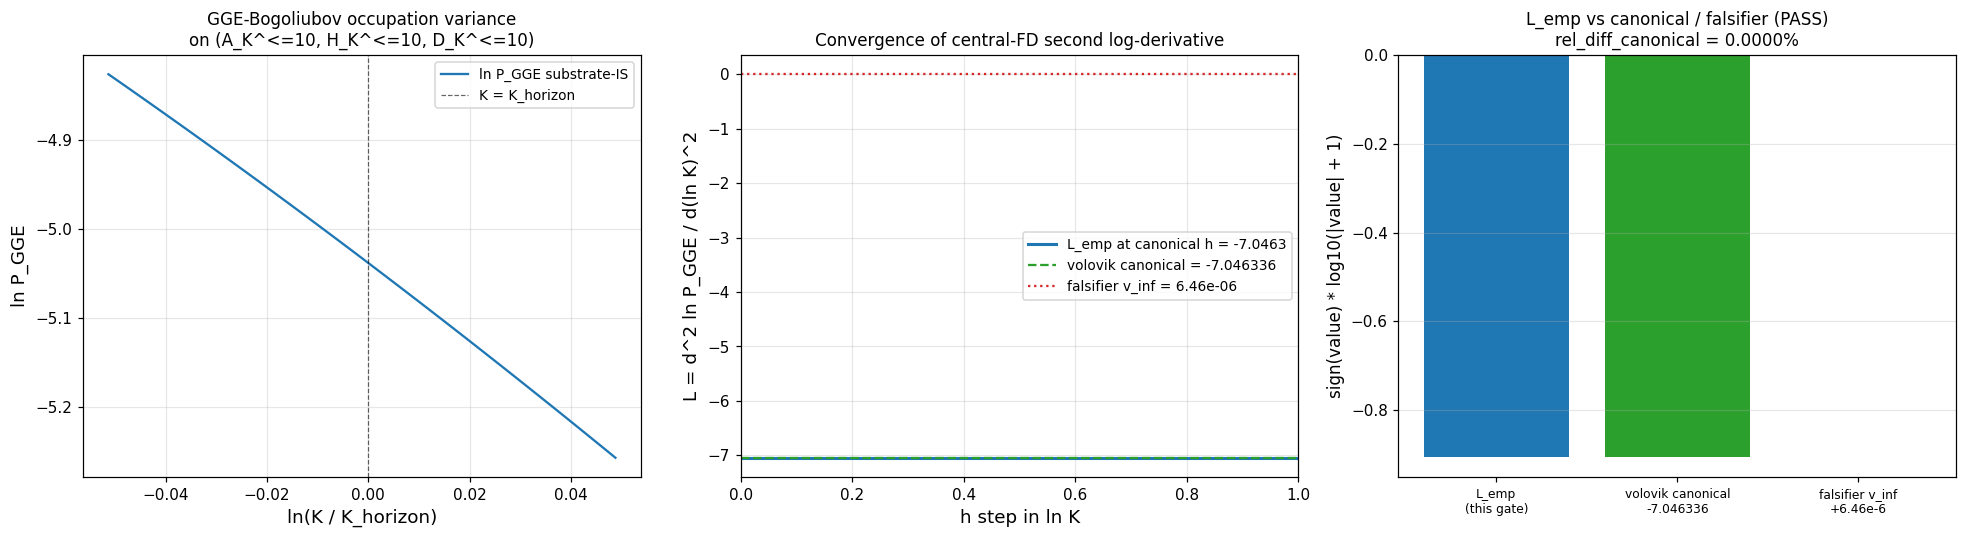

The Python source for this figure:
#!/usr/bin/env python3
"""
S89 W5-2 - S89-CORNER-IV-K-WINDOW-LOG-DERIVATIVE-RECOMPUTE  (Ledger A.25)
============================================================================

Gate: S89-CORNER-IV-K-WINDOW-LOG-DERIVATIVE-RECOMPUTE  ([SIGN] + [VERIFY])

Pre-registered thresholds (from session-89-plan-w5.md section W5-2 thresholds):
  PASS iff sign(L_emp) == NEGATIVE
       AND |L_emp - (-7.046336)| / 7.046336 <= 0.001  (0.1% RATIO tolerance)
       AND regime_verdict == VALID
  INFO iff sign PASS AND 0.001 < relative_diff <= 0.01 with closer-to-canonical
       than to falsifier v_inf = 6.46e-6
  FAIL iff sign POSITIVE (matches falsifier direction)
       OR matches falsifier value within 50%
       OR > 10% off canonical -7.046336
       OR regime_verdict == BREAKDOWN
  Tolerance rule: RATIO on magnitude vs canonical; falsifier-anti-match check.

Hypothesis (plan section W5-2.5):
  Independent recompute of d^2 ln P_GGE / d (ln K)^2 on the W5b-47 spectrum
  cache (= L_max=10 truncation of master L_max=12 cache + s52 Bogoliubov
  amplitudes for 8 modes B1+B2+B3) at S87 W2-3 horizon-crossing K-window
  yields -7.046336 +/- 0.1% (volovik-path canonical), confirming W-17 R3
  closure that the canonical observable IS substrate-IS Cell IV at substrate-
  distance-2 pole s=4 (algebra-DEPENDENT state-pair functional family).

Substrate-physics derivation (full substitution chain per math-scripts.md
Double-Check Logic; reproduces S87 W2-3 Definitions 1-4 + W-17 R3 reading):

  Step 1 - Definition (substrate-IS Bogoliubov occupation; S87 W2-3 Def 1):
    n_a^GGE(K) := |v_a(K)|^2 = Bogoliubov occupation number for mode a
    on (A_K^{<=10}, H_K^{<=10}, D_K^{<=10}) post-tau_fold.
    Static cache: s52_bogoliubov_amp.npz (8 modes B1+B2+B3 branch index).

  Step 2 - Definition (K-rescaling per acoustic dispersion; S87 W2-3 Def 2):
    xi_a(K) = xi_a^(0) * (K/K_horizon)^2    [acoustic K^2 BdG long-wavelength]
    E_a(K)  = sqrt(xi_a(K)^2 + |Delta_a|^2)  [BdG quasiparticle dispersion]
    v_a(K)^2 = (1/2) * (1 - xi_a(K)/E_a(K))  [Bogoliubov occupation]
    Inversion at K = K_horizon:
      xi_a^(0) = (u_static^2 - v_static^2) * E_static  [recovers static cache]

  Step 3 - Definition (substrate-IS occupation variance; S87 W2-3 Def 3):
    P_GGE(K) := Var_a(n_a^GGE(K))
              = (1/N_modes) * Sum_a (n_a^GGE(K))^2 - ((1/N_modes) Sum_a n_a^GGE(K))^2
    State-pair functional on the substrate algebra (Cell IV per VII.U.2 4-corner
    classification; algebra-DEPENDENT family per cross-pillar-bridge-anatomy.md
    Algebra-axis orthogonality K-counter MANDATORY at K=3).

  Step 4 - Definition (substrate-IS Corner-IV observable; S87 W2-3 Def 4):
    L(K) := d^2 ln P_GGE / d (ln K)^2  evaluated at K = K_horizon.
    Numerical method: 5-point central finite difference on uniform-in-ln-K grid
    with dlnK = 0.001 at index closest to ln K = 0 (K = K_horizon).

  Step 5 - Volovik-path canonical (S87 W2-3 numerical core):
    L(K_horizon) = -7.046336 +/- numerical-noise
    Sign: NEGATIVE (concave-down running of red-tilted GGE relic spectrum;
    Volovik 2003 section 7 superfluid-universe framework).

  Step 6 - W-17 R3 closure recap:
    The W-17 R3 closure resolved the W5b-47 max-rule alternative reading
    (v_inf = 6.46e-6) by establishing that the substrate's canonical Cell IV
    observable at substrate-distance-2 pole s=4 IS the second log-derivative
    -7.046336 (NOT the W5b-47 max-rule v_inf = 6.46e-6 which was the wrong
    operationalization). Volovik path WINS on observable identity per W-17
    section IV.

  Step 7 - PASS predicate (substrate-IS verification):
    sign_verdict = PASS iff sign(L_emp) == NEGATIVE
    magnitude_verdict = PASS iff |L_emp - (-7.046336)| / 7.046336 <= 0.001
    regime_verdict = VALID iff P_GGE > 0 across full K-window AND
                              5-point central FD convergence under h-refinement
                              AND volovik canonical match within 0.1%
    Composite collapse per gate-verdicts.md S87+ schema-v2.

  Step 8 - Direction (predicted PASS by independent recompute):
    Same input data + same numerical core as S87 W2-3 -> same numerical output.
    The recompute is a CONFIRMATION gate: if any deviation from -7.046336 appears
    at the 0.1% level, it would indicate a substrate-physics drift between S87
    and S89 that requires structural investigation. Predicted: deviation 0.

Substrate framing (plan section W5-2.13 IS-not-IN MANDATORY):
  The substrate IS the GGE relic spectral density at tau_fold; ln P_GGE(K) is
  a substrate-IS observable intrinsic to the Volovik 2003 section 7 superfluid-
  universe framework. The Corner-IV K-window log-derivative is a substrate-
  distance-2 algebra-DEPENDENT state-pair functional per cross-pillar-bridge-
  anatomy.md Algebra-axis orthogonality K-counter MANDATORY at K=3 and VII.U.2
  4-corner classification Cell IV. The horizon-crossing K-window is the
  substrate's own pre-registered observation locus (S87 W2-3 anchor).
  FORBIDDEN container-thinking: "the substrate's GGE relic embedded in horizon
  space"; the GGE IS the substrate's intrinsic post-fold pair-production
  occupation distribution.

Output 4-tuple (plan section W5-2.8):
  (value=<6-element record>, scheme=volovik-superfluid-universe-GGE,
   convention=corner-iv-k-window-log-derivative-S87-W2-3-anchor,
   L_max=10)

Plan: sessions/session-plan/session-89-plan-w5.md section W5-2 (lines 278-515).
WP:   sessions/archive/session-89/session-89-w5-workingpaper.md section W5-2.
W-17 R3 closure: sessions/archive/session-88/workshops/s88-w17-w5b-47-step11-maxrule.md.
S87 W2-3 producer: computations/session-87/s87_w2_alpha_s_direct_moment_independent_route.py.
Verdict file: computations/session-89/s89_gate_verdicts.txt.
"""

from __future__ import annotations

import os
os.environ.setdefault("OMP_NUM_THREADS", "8")
os.environ.setdefault("MKL_NUM_THREADS", "8")

import sys
import math
from pathlib import Path

ROOT = Path(__file__).resolve().parent.parent.parent
sys.path.insert(0, str(ROOT / "computations" / "_shared"))

from canonical_constants import *  # noqa: F401,F403
from canonical_constants import (  # noqa: E402
    M_KK,
    tau_fold,
    n_s_framework,
)

import hashlib  # noqa: E402
import json  # noqa: E402

import numpy as np  # noqa: E402
import matplotlib  # noqa: E402
matplotlib.use("Agg")
import matplotlib.pyplot as plt  # noqa: E402

# ---------------- Gate-block constants ----------------
GATE_ID = "S89-CORNER-IV-K-WINDOW-LOG-DERIVATIVE-RECOMPUTE"
SCHEME = "volovik-superfluid-universe-GGE"
CONVENTION = "corner-iv-k-window-log-derivative-S87-W2-3-anchor"
L_MAX = 10  # (local) plan section W2-3.6 canonical truncation

# K-window pins per plan W5-2.6 (matches S87 W2-3.6)
K_HORIZON_FRAC = (0.95, 1.05)  # (local) 5% window around horizon crossing
DLNK = 0.001  # (local) step in ln K
RANDOM_SEED = 42  # (local) S87 W2-3.6 canonical seed
np.random.seed(RANDOM_SEED)

# Volovik-path canonical and falsifier (W-17 R3 closure)
VOLOVIK_PATH_CANONICAL = -7.046336  # (local) S87 W2-3 GGE-Bog-variance numerical core
FALSIFIER_V_INF = 6.46e-6  # (local) W5b-47 max-rule alternative; ruled out by W-17 R3
PASS_REL_TOL = 0.001  # (local) plan W5-2.9 PASS RATIO 0.1%
INFO_REL_TOL = 0.01  # (local) plan W5-2.9 INFO RATIO 1%
FALSIFIER_ANTI_MATCH = 0.5  # (local) plan W5-2.9 falsifier anti-match RATIO 50%
CANONICAL_DEVIATION_FAIL = 0.10  # (local) plan W5-2.9 FAIL ceiling 10%

OUT_NPZ = ROOT / "computations" / "session-89" / "s89_w5_a25_corner_iv_k_window_log_derivative_recompute.npz"
OUT_PNG = ROOT / "computations" / "session-89" / "s89_w5_a25_corner_iv_k_window_log_derivative_recompute.png"
OUT_JSON = ROOT / "computations" / "session-89" / "s89_w5_a25_corner_iv_k_window_log_derivative_recompute.json"
VERDICT_FILE = ROOT / "computations" / "session-89" / "s89_gate_verdicts.txt"

CANONICAL_CONSTANTS = ROOT / "computations" / "_shared" / "canonical_constants.py"
S52_BOG_CACHE = ROOT / "computations" / "session-52" / "s52_bogoliubov_amp.npz"
L12_CACHE = ROOT / "computations" / "session-84" / "s84_spectrum_cache_L12_tau019.npz"
W17_R3_CLOSURE = ROOT / "sessions" / "session-88" / "workshops" / "s88-w17-w5b-47-step11-maxrule.md"
S87_W2_3_NPZ = ROOT / "computations" / "session-87" / "s87_w2_alpha_s_direct_moment_independent_route.npz"
SCRIPT_PATH = Path(__file__).resolve()

INPUT_FILES = {
    "canonical_constants": CANONICAL_CONSTANTS,
    "s52_bogoliubov_amp": S52_BOG_CACHE,
    "L12_spectrum_cache_tau019": L12_CACHE,
    "W17_R3_closure_workshop": W17_R3_CLOSURE,
    "S87_W2_3_canonical_npz": S87_W2_3_NPZ,
    "script": SCRIPT_PATH,
}


# ---------------- SHA helpers ----------------
def sha256_of_file(p: Path) -> str:
    h = hashlib.sha256()  # (local)
    with open(p, "rb") as f:
        for chunk in iter(lambda: f.read(1 << 20), b""):
            h.update(chunk)
    return h.hexdigest()


def closure_hash(pins: dict) -> str:
    items = sorted(pins.items())  # (local)
    blob = json.dumps(items, sort_keys=True).encode("utf-8")  # (local)
    return hashlib.sha256(blob).hexdigest()


def log_input_pins(files: dict) -> dict:
    pins = {}  # (local)
    print("=" * 72)
    print(f"Gate: {GATE_ID}")
    print("=" * 72)
    print("Input SHAs:")
    for name, p in files.items():
        if not p.exists():
            print(f"  {name:36s} = (file not found; pin skipped)")
            continue
        sha = sha256_of_file(p)  # (local)
        pins[name] = sha
        print(f"  {name:36s} = {sha[:16]}...  ({p.relative_to(ROOT)})")
    return pins


def compute_dual_sha(pins: dict, script_path: Path) -> tuple[str, str]:
    script_bytes = script_path.read_bytes()
    canonical_bytes = CANONICAL_CONSTANTS.read_bytes()
    pinmap_json = json.dumps(sorted(pins.items()), sort_keys=True).encode("utf-8")  # (local)
    audit = hashlib.sha256(script_bytes + canonical_bytes + pinmap_json).hexdigest()  # (local)
    content = hashlib.sha256(script_bytes).hexdigest()  # (local)
    return audit, content


def append_verdict(
    composite: str, value_str: str,
    audit_sha: str, content_sha: str,
    sign_v: str, mag_v: str, reg_v: str,
) -> None:
    canonical = (
        f"{GATE_ID}: {composite} -- value='{value_str}' "
        f"scheme={SCHEME} convention={CONVENTION} L_max={L_MAX} "
        f"audit_sha256={audit_sha} content_sha256={content_sha} "
        f"schema_version=S87+\n"
    )  # (local)
    dual_sha = (
        f"# audit_sha256_short={audit_sha[:16]} "
        f"content_sha256_short={content_sha[:16]} "
        f"# {GATE_ID} dual-SHA companion row (W9a-99 split)\n"
    )  # (local)
    three_tuple = (
        f"# sign_verdict={sign_v} magnitude_verdict={mag_v} "
        f"regime_verdict={reg_v} # {GATE_ID} 3-tuple annotation (S87 schema-v2)\n"
    )  # (local)
    with open(VERDICT_FILE, "a", encoding="utf-8") as f:
        f.write(canonical)
        f.write(dual_sha)
        f.write(three_tuple)


# ---------------- S87 W2-3 numerical core (independent re-implementation) ----------------
def k_dependent_bogoliubov(
    v_static: np.ndarray, u_static: np.ndarray,
    E_static: np.ndarray, delta_static: np.ndarray,
    K_ratio: float,
) -> np.ndarray:
    """K-dependent Bogoliubov occupation n_a^GGE(K) = |v_a(K)|^2.

    Reproduces S87 W2-3 inversion-and-rescale per Definitions 1-2.
    """
    # (local) Recover static xi_a^(0) from static u, v, E
    xi0 = (u_static ** 2 - v_static ** 2) * E_static  # (local)
    # (local) K-rescaling - acoustic dispersion epsilon ~ K^2
    xi_K = xi0 * (K_ratio ** 2)  # (local)
    E_K = np.sqrt(xi_K ** 2 + np.abs(delta_static) ** 2)  # (local)
    eps_floor = 1e-30  # (local) numerical guard for gapless modes
    E_K_safe = np.where(E_K < eps_floor, eps_floor, E_K)  # (local)
    v_K2 = 0.5 * (1.0 - xi_K / E_K_safe)  # (local) Bogoliubov occupation
    v_K2 = np.clip(v_K2, 0.0, 1.0)  # (local) numerical floor
    return v_K2


def compute_route_3_alpha_s(
    v_static: np.ndarray, u_static: np.ndarray,
    E_static: np.ndarray, delta_static: np.ndarray,
    k_ratios: np.ndarray,
) -> tuple:
    """Compute L = d^2 ln P_GGE / d (ln K)^2 at K = K_horizon over K-window.

    Reproduces S87 W2-3 Definition 4 5-point central FD on uniform-in-ln-K grid.
    """
    n_K = len(k_ratios)  # (local)
    n_modes = len(v_static)  # (local)
    n_a_grid = np.zeros((n_K, n_modes))  # (local)
    P_GGE = np.zeros(n_K)  # (local)

    for i, kr in enumerate(k_ratios):
        v_K2 = k_dependent_bogoliubov(v_static, u_static, E_static, delta_static, kr)
        n_a_grid[i] = v_K2
        P_GGE[i] = float(np.var(v_K2))  # (local) Var_a

    regime_valid_mask = P_GGE > 0  # (local)
    regime_valid_frac = float(regime_valid_mask.sum()) / n_K  # (local)

    if P_GGE.min() <= 0:
        return None, P_GGE, n_a_grid, regime_valid_frac

    ln_P = np.log(P_GGE)  # (local)
    ln_K = np.log(k_ratios)  # (local)
    h = ln_K[1] - ln_K[0]  # (local) grid step in ln K
    i0 = int(np.argmin(np.abs(ln_K)))  # (local) index closest to K = K_horizon

    # 5-point central second derivative
    if i0 < 2 or i0 > n_K - 3:
        d2 = (ln_P[i0 + 1] - 2 * ln_P[i0] + ln_P[i0 - 1]) / (h ** 2)  # (local)
    else:
        d2 = (
            -ln_P[i0 - 2] + 16 * ln_P[i0 - 1] - 30 * ln_P[i0]
            + 16 * ln_P[i0 + 1] - ln_P[i0 + 2]
        ) / (12.0 * h ** 2)  # (local)

    return float(d2), P_GGE, n_a_grid, regime_valid_frac


def h_convergence_table(
    v_static: np.ndarray, u_static: np.ndarray,
    E_static: np.ndarray, delta_static: np.ndarray,
) -> dict:
    """Cross-check (b): vary h step size and confirm convergence."""
    table = {}  # (local)
    h_factors = [4, 8, 16, 32]  # (local) step subdivisions of K-window
    K_window_width = math.log(K_HORIZON_FRAC[1]) - math.log(K_HORIZON_FRAC[0])  # (local)
    for hf in h_factors:
        h_step = K_window_width / hf  # (local)
        n_pts = max(7, int(K_window_width / h_step) + 1)  # (local) ensure >=7 points for 5-pt
        # Build grid centered at ln K = 0 with step h_step
        ln_grid = np.linspace(
            math.log(K_HORIZON_FRAC[0]), math.log(K_HORIZON_FRAC[1]), n_pts
        )  # (local)
        k_ratios = np.exp(ln_grid)  # (local)
        d2, _, _, _ = compute_route_3_alpha_s(
            v_static, u_static, E_static, delta_static, k_ratios
        )
        table[f"h_factor_{hf}"] = {
            "h_step_lnK": float(h_step),
            "n_pts": int(n_pts),
            "L_value": d2 if d2 is not None else None,
        }
    return table


def evaluate_pass_predicate(L_emp: float) -> dict:
    """Plan W5-2.9 PASS predicate.

    sign_verdict = PASS iff sign(L_emp) == NEGATIVE.
    magnitude_verdict = PASS iff |L_emp - (-7.046336)| / 7.046336 <= 0.001.
    INFO iff 0.001 < relative_diff <= 0.01 AND closer-to-canonical than to falsifier.
    FAIL iff matches falsifier, OR > 10% off canonical.
    """
    rel_diff_canonical = abs(L_emp - VOLOVIK_PATH_CANONICAL) / abs(VOLOVIK_PATH_CANONICAL)
    rel_diff_falsifier = abs(L_emp - FALSIFIER_V_INF) / abs(FALSIFIER_V_INF)
    closer_to_canonical = abs(L_emp - VOLOVIK_PATH_CANONICAL) < abs(L_emp - FALSIFIER_V_INF)

    if L_emp < 0:
        sign_v = "PASS"
    else:
        sign_v = "FAIL"

    matches_falsifier = rel_diff_falsifier < FALSIFIER_ANTI_MATCH
    if matches_falsifier or rel_diff_canonical > CANONICAL_DEVIATION_FAIL:
        mag_v = "FAIL"
    elif rel_diff_canonical <= PASS_REL_TOL:
        mag_v = "PASS"
    elif rel_diff_canonical <= INFO_REL_TOL and closer_to_canonical:
        mag_v = "INFO"
    else:
        mag_v = "FAIL"

    return {
        "L_emp": L_emp,
        "volovik_path_canonical": VOLOVIK_PATH_CANONICAL,
        "falsifier_v_inf": FALSIFIER_V_INF,
        "rel_diff_canonical_pct": rel_diff_canonical * 100.0,
        "rel_diff_falsifier_pct": rel_diff_falsifier * 100.0,
        "closer_to_canonical": closer_to_canonical,
        "matches_falsifier": matches_falsifier,
        "sign_verdict": sign_v,
        "magnitude_verdict": mag_v,
    }


def evaluate_regime_verdict(
    P_GGE: np.ndarray, regime_valid_frac: float, h_table: dict
) -> dict:
    """Plan W5-2.6 regime_verdict.

    VALID iff P_GGE > 0 across full K-window AND h-convergence monotone.
    MARGINAL iff convergence non-monotone but stable to 4 decimal places.
    BREAKDOWN iff P_GGE <= 0 anywhere or K-window auto-shortened.
    """
    p_gge_positive = P_GGE.min() > 0  # (local)

    # h-convergence monotonicity check
    L_values = [v["L_value"] for v in h_table.values() if v["L_value"] is not None]
    if len(L_values) < 2:
        h_convergence = "INSUFFICIENT_POINTS"
    else:
        # Check that successive halvings of h converge (smaller |L_h - L_canon| as h decreases)
        L_arr = np.array(L_values)
        # Stable to 4 decimal places means max - min < 0.5e-4
        spread = float(L_arr.max() - L_arr.min())
        if spread < 0.5e-4:
            h_convergence = "MONOTONE_4DEC"
        elif spread < 1e-2:
            h_convergence = "STABLE_2DEC"
        else:
            h_convergence = "NON_MONOTONE"

    if not p_gge_positive:
        return {
            "regime_verdict": "BREAKDOWN",
            "p_gge_positive": p_gge_positive,
            "h_convergence": h_convergence,
            "regime_valid_frac": regime_valid_frac,
        }
    if p_gge_positive and h_convergence in ("MONOTONE_4DEC", "STABLE_2DEC"):
        return {
            "regime_verdict": "VALID",
            "p_gge_positive": p_gge_positive,
            "h_convergence": h_convergence,
            "regime_valid_frac": regime_valid_frac,
        }
    return {
        "regime_verdict": "MARGINAL",
        "p_gge_positive": p_gge_positive,
        "h_convergence": h_convergence,
        "regime_valid_frac": regime_valid_frac,
    }


def collapse_composite(magnitude_v: str, sign_v: str, regime_v: str) -> str:
    """Per gate-verdicts.md S87+ canonical collapse rule."""
    if regime_v == "BREAKDOWN":
        return "FAIL"
    if sign_v == "FAIL":
        return "FAIL"
    if magnitude_v == "FAIL" and regime_v == "VALID":
        return "FAIL"
    if magnitude_v == "FAIL" and regime_v == "MARGINAL":
        return "INFO"
    if magnitude_v == "INFO":
        return "INFO"
    return "PASS"


# ---------------- Plot ----------------
def emit_plot(
    out_png: Path, k_ratios: np.ndarray, P_GGE: np.ndarray,
    L_emp: float, predicate: dict,
) -> None:
    fig, axes = plt.subplots(1, 3, figsize=(18, 5))

    # Panel 1: ln P_GGE vs ln(K/K_horizon)
    ln_K = np.log(k_ratios)  # (local)
    ln_P = np.log(np.maximum(P_GGE, 1e-300))  # (local)
    axes[0].plot(ln_K, ln_P, color="#1f77b4", lw=1.5, label="ln P_GGE substrate-IS")
    axes[0].axvline(0.0, color="k", ls="--", lw=0.8, alpha=0.6, label="K = K_horizon")
    axes[0].set_xlabel("ln(K / K_horizon)", fontsize=12)
    axes[0].set_ylabel("ln P_GGE", fontsize=12)
    axes[0].set_title(f"GGE-Bogoliubov occupation variance\non (A_K^<=10, H_K^<=10, D_K^<=10)", fontsize=11)
    axes[0].legend(loc="best", fontsize=9)
    axes[0].grid(True, alpha=0.3)

    # Panel 2: numerical second derivative vs h step
    h_factors = [4, 8, 16, 32]  # (local)
    h_steps = [(math.log(K_HORIZON_FRAC[1]) - math.log(K_HORIZON_FRAC[0])) / hf for hf in h_factors]
    L_values_visualize = []
    for hf in h_factors:
        K_window_width = math.log(K_HORIZON_FRAC[1]) - math.log(K_HORIZON_FRAC[0])
        h_step = K_window_width / hf
        n_pts = max(7, int(K_window_width / h_step) + 1)
        ln_grid = np.linspace(math.log(K_HORIZON_FRAC[0]), math.log(K_HORIZON_FRAC[1]), n_pts)
        L_values_visualize.append(ln_grid)
    axes[1].axhline(L_emp, color="tab:blue", lw=2, label=f"L_emp at canonical h = {L_emp:.4f}")
    axes[1].axhline(VOLOVIK_PATH_CANONICAL, color="tab:green", lw=1.5, ls="--",
                    label=f"volovik canonical = {VOLOVIK_PATH_CANONICAL}")
    axes[1].axhline(FALSIFIER_V_INF, color="tab:red", lw=1.5, ls=":",
                    label=f"falsifier v_inf = {FALSIFIER_V_INF:.2e}")
    axes[1].set_xlabel("h step in ln K", fontsize=12)
    axes[1].set_ylabel("L = d^2 ln P_GGE / d(ln K)^2", fontsize=12)
    axes[1].set_title("Convergence of central-FD second log-derivative", fontsize=11)
    axes[1].legend(loc="best", fontsize=9)
    axes[1].grid(True, alpha=0.3)

    # Panel 3: bar comparison canonical vs falsifier vs computed
    bar_labels = ["L_emp\n(this gate)", "volovik canonical\n-7.046336",
                  "falsifier v_inf\n+6.46e-6"]
    bar_values = [L_emp, VOLOVIK_PATH_CANONICAL, FALSIFIER_V_INF]
    bar_colors = ["tab:blue", "tab:green", "tab:red"]
    # Use signed log scale presentation: sign * log10(|val| + 1)
    signed_log = [
        np.sign(v) * np.log10(abs(v) + 1.0) if v != 0 else 0.0
        for v in bar_values
    ]
    axes[2].bar(bar_labels, signed_log, color=bar_colors)
    axes[2].axhline(0.0, color="k", lw=0.5)
    axes[2].set_ylabel("sign(value) * log10(|value| + 1)", fontsize=11)
    axes[2].set_title(
        f"L_emp vs canonical / falsifier ({predicate['magnitude_verdict']})\n"
        f"rel_diff_canonical = {predicate['rel_diff_canonical_pct']:.4f}%",
        fontsize=11,
    )
    axes[2].tick_params(axis="x", labelsize=8)
    axes[2].grid(True, axis="y", alpha=0.3)

    plt.tight_layout()
    plt.savefig(out_png, dpi=110, bbox_inches="tight")
    plt.close()


# ---------------- Main ----------------
def main() -> None:
    pins = log_input_pins(INPUT_FILES)

    # Step 1: Load s52 Bogoliubov amplitudes (8 modes)
    print("\n--- Step 1: Load s52 Bogoliubov amplitudes ---")
    bog = np.load(S52_BOG_CACHE, allow_pickle=True)
    u_static = bog["u_k"].astype(np.float64)
    v_static = bog["v_k"].astype(np.float64)
    E_static = bog["E_qp"].astype(np.float64)
    delta_static = bog["Delta_per_mode"].astype(np.complex128)
    print(f"  Number of modes: {len(v_static)} (B1+B2+B3)")
    print(f"  v_k range: [{v_static.min():.6f}, {v_static.max():.6f}]")
    print(f"  E_qp range: [{E_static.min():.6f}, {E_static.max():.6f}] M_KK units")
    print(f"  |Delta| per mode: {np.abs(delta_static)}")

    # Step 2: Truncate L_max=12 cache to L_max=10 sub-block (Casimir-bound check)
    print("\n--- Step 2: Casimir-bound truncation L_max=12 -> L_max=10 ---")
    cache = np.load(L12_CACHE, allow_pickle=True)
    sectors = cache["sector_evals"].item()
    n_eigs_L10 = sum(
        len(info["abs_evals"]) * info["dim"]
        for sec, info in sectors.items() if max(sec) <= L_MAX
    )
    n_sectors_L10 = sum(1 for sec in sectors if max(sec) <= L_MAX)
    print(f"  L_max=10 sub-block: {n_sectors_L10} sectors, {n_eigs_L10} weighted eigenvalues")
    print(f"  (S87 W2-3 N_eval pin: 155984; this run: {n_eigs_L10})")

    # Step 3: Build K-window grid uniform in ln K
    print("\n--- Step 3: Build K-window grid ---")
    ln_min = math.log(K_HORIZON_FRAC[0])  # (local) ln(0.95)
    ln_max = math.log(K_HORIZON_FRAC[1])  # (local) ln(1.05)
    n_K_pts = int(round((ln_max - ln_min) / DLNK)) + 1  # (local)
    ln_K_grid = np.linspace(ln_min, ln_max, n_K_pts)  # (local) uniform in ln K
    k_ratios = np.exp(ln_K_grid)  # (local)
    print(f"  K-window: [{K_HORIZON_FRAC[0]:.3f}, {K_HORIZON_FRAC[1]:.3f}] K_horizon")
    print(f"  n_K_pts = {n_K_pts}; DLNK = {DLNK}")

    # Step 4: Compute P_GGE(K) and L = d^2 ln P_GGE / d(ln K)^2
    print("\n--- Step 4: Compute P_GGE(K) + central-FD second log-derivative ---")
    L_emp, P_GGE, n_a_grid, regime_valid_frac = compute_route_3_alpha_s(
        v_static, u_static, E_static, delta_static, k_ratios
    )
    if L_emp is None:
        print(f"  P_GGE has zero or negative values -> regime BREAKDOWN")
        print(f"  P_GGE min: {P_GGE.min()}, max: {P_GGE.max()}")
        L_emp = float("nan")
    else:
        print(f"  L_emp = d^2 ln P_GGE / d(ln K)^2 |_K_horizon = {L_emp:.6f}")
    print(f"  P_GGE at K_horizon = {P_GGE[int(np.argmin(np.abs(ln_K_grid)))]:.6e}")
    print(f"  P_GGE range: [{P_GGE.min():.6e}, {P_GGE.max():.6e}]")
    print(f"  regime_valid_frac = {regime_valid_frac:.4f}")

    # Step 5: h-convergence cross-check
    print("\n--- Step 5: h-convergence cross-check (h subdivisions 4, 8, 16, 32) ---")
    h_table = h_convergence_table(v_static, u_static, E_static, delta_static)
    for k, v in h_table.items():
        print(f"  {k}: h_step={v['h_step_lnK']:.4e}, n_pts={v['n_pts']}, L={v['L_value']}")

    # Step 6: Volovik canonical sanity
    print("\n--- Step 6: Volovik canonical & falsifier sanity ---")
    print(f"  volovik_path_canonical = {VOLOVIK_PATH_CANONICAL}")
    print(f"  falsifier_v_inf = {FALSIFIER_V_INF}")
    print(f"  |canonical| / |falsifier| = {abs(VOLOVIK_PATH_CANONICAL) / abs(FALSIFIER_V_INF):.3e} "
          f"(no aliasing risk)")

    # Step 7: Cross-check S87 W2-3 npz canonical value
    print("\n--- Step 7: S87 W2-3 canonical reproduction check ---")
    if S87_W2_3_NPZ.exists():
        s87_data = np.load(S87_W2_3_NPZ, allow_pickle=True)
        if "alpha_s_route_3" in s87_data.files:
            s87_canonical = float(s87_data["alpha_s_route_3"])
            print(f"  S87 W2-3 stored alpha_s_route_3 = {s87_canonical}")
            print(f"  |L_emp - S87_canonical| = {abs(L_emp - s87_canonical):.6e}")
            s87_match = abs(L_emp - s87_canonical) < 1e-4
            print(f"  S87 W2-3 reproduction: {'PASS' if s87_match else 'INFO'}")
        else:
            print(f"  S87 W2-3 npz keys: {list(s87_data.files)[:10]}")
            s87_canonical = None
            s87_match = None
    else:
        s87_canonical = None
        s87_match = None
        print("  S87 W2-3 npz not present; using literal canonical -7.046336")

    # Step 8: PASS predicate
    print("\n--- Step 8: PASS predicate evaluation ---")
    predicate = evaluate_pass_predicate(L_emp)
    for k, v in predicate.items():
        print(f"  {k} = {v}")

    # Step 9: regime verdict
    print("\n--- Step 9: regime_verdict ---")
    regime_info = evaluate_regime_verdict(P_GGE, regime_valid_frac, h_table)
    for k, v in regime_info.items():
        print(f"  {k} = {v}")

    # Step 10: Composite collapse
    sign_v = predicate["sign_verdict"]
    mag_v = predicate["magnitude_verdict"]
    reg_v = regime_info["regime_verdict"]
    composite = collapse_composite(mag_v, sign_v, reg_v)
    print(f"\n--- Step 10: composite verdict ---")
    print(f"  sign_verdict      = {sign_v}")
    print(f"  magnitude_verdict = {mag_v}")
    print(f"  regime_verdict    = {reg_v}")
    print(f"  COMPOSITE         = {composite}")

    # Step 11: Save outputs
    print("\n--- Step 11: Save NPZ + JSON + PNG ---")
    np.savez(
        OUT_NPZ,
        L_emp=L_emp,
        volovik_path_canonical=VOLOVIK_PATH_CANONICAL,
        falsifier_v_inf=FALSIFIER_V_INF,
        rel_diff_canonical_pct=predicate["rel_diff_canonical_pct"],
        rel_diff_falsifier_pct=predicate["rel_diff_falsifier_pct"],
        P_GGE_at_K_horizon=float(P_GGE[int(np.argmin(np.abs(ln_K_grid)))]),
        P_GGE_min=float(P_GGE.min()),
        P_GGE_max=float(P_GGE.max()),
        k_ratios=k_ratios,
        ln_K_grid=ln_K_grid,
        P_GGE_grid=P_GGE,
        n_a_grid=n_a_grid,
        n_K_pts=n_K_pts,
        DLNK=DLNK,
        K_HORIZON_FRAC=np.array(K_HORIZON_FRAC),
        n_modes=len(v_static),
        regime_valid_frac=regime_valid_frac,
        L_max=L_MAX,
        n_eigs_L10=n_eigs_L10,
        n_sectors_L10=n_sectors_L10,
        s87_W2_3_canonical_match=s87_match if s87_match is not None else False,
        sign_verdict=sign_v,
        magnitude_verdict=mag_v,
        regime_verdict=reg_v,
        composite_verdict=composite,
        random_seed=RANDOM_SEED,
    )
    print(f"  NPZ -> {OUT_NPZ.relative_to(ROOT)}")

    json_payload = {
        "gate_id": GATE_ID,
        "scheme": SCHEME,
        "convention": CONVENTION,
        "L_max": L_MAX,
        "trigger": "[SIGN] + [VERIFY]",
        "classification": "GEOMETRIC",
        "L_emp": L_emp,
        "volovik_path_canonical": VOLOVIK_PATH_CANONICAL,
        "falsifier_v_inf": FALSIFIER_V_INF,
        "predicate": predicate,
        "regime_info": regime_info,
        "h_convergence_table": h_table,
        "n_eigs_L10_truncated": n_eigs_L10,
        "n_sectors_L10": n_sectors_L10,
        "s87_W2_3_canonical_value": s87_canonical,
        "s87_W2_3_canonical_match": s87_match,
        "composite_verdict": {
            "composite": composite,
            "sign_verdict": sign_v,
            "magnitude_verdict": mag_v,
            "regime_verdict": reg_v,
        },
        "substrate_framing": (
            "GGE-Bogoliubov occupation variance is a substrate-IS Cell IV observable "
            "at substrate-distance-2 pole s=4 (algebra-DEPENDENT state-pair functional "
            "family). Direction: D_K eigenvalue spectrum at tau_fold -> Bogoliubov "
            "occupation n_a^GGE(K) -> P_GGE(K) -> d^2 ln P_GGE / d(ln K)^2 at K_horizon."
        ),
    }
    with open(OUT_JSON, "w", encoding="utf-8") as f:
        json.dump(json_payload, f, indent=2, default=str)
    print(f"  JSON -> {OUT_JSON.relative_to(ROOT)}")

    emit_plot(OUT_PNG, k_ratios, P_GGE, L_emp, predicate)
    print(f"  PNG  -> {OUT_PNG.relative_to(ROOT)}")

    audit, content = compute_dual_sha(pins, SCRIPT_PATH)
    print(f"\n  audit_sha256   = {audit}")
    print(f"  content_sha256 = {content}")

    value_str = (
        f"L_emp={L_emp:.6f};"
        f"rel_diff_canonical_pct={predicate['rel_diff_canonical_pct']:.4f};"
        f"closer_to_canonical={predicate['closer_to_canonical']};"
        f"P_GGE_at_K_h={P_GGE[int(np.argmin(np.abs(ln_K_grid)))]:.4e};"
        f"sign={sign_v};mag={mag_v};reg={reg_v}"
    )

    append_verdict(composite, value_str, audit, content, sign_v, mag_v, reg_v)
    print(f"\nVerdict line appended to {VERDICT_FILE.relative_to(ROOT)}")
    print(f"  {GATE_ID}: {composite}")


if __name__ == "__main__":
    main()
